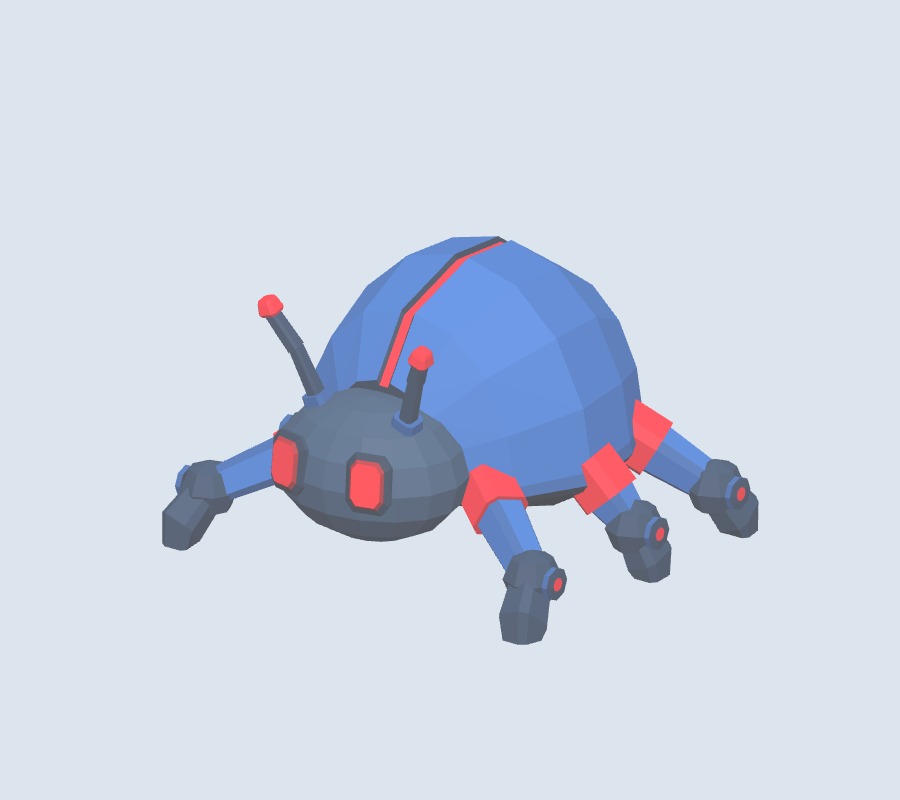
#> input picture blender/enemies/problem_bug/v01/validation/iso.png, 900 x 800 px
$ python -i compose_previews.py   (imports and definitions only)
#> lines starting #> are read from the running program, lines starting #| are printed output that depends on the picture; after the words box and inside, x2 and y2 are one past the last pixel; in counts of white or black regions, pixels touching at a corner belong together
"""Contact sheets of actual exported GLB evidence; no generated concept art."""
from PIL import Image, ImageChops, ImageDraw, ImageFont, ImageOps
from pathlib import Path
import json
HERE=Path(__file__).resolve().parent
ROOT=HERE.parents[2]
IDS=['linter_agent']
def font(size):return ImageFont.truetype('C:/Windows/Fonts/segoeuib.ttf',size)
def isolated(im):
    im=im.convert('RGB');bg=Image.new('RGB',im.size,im.getpixel((0,0)))
    diff=ImageChops.difference(im,bg).convert('L').point(lambda p:255 if p>12 else 0)
    return im.crop(diff.getbbox())
bg='#dce6ef'
board=Image.new('RGB',(1800,1280),bg);d=ImageDraw.Draw(board)
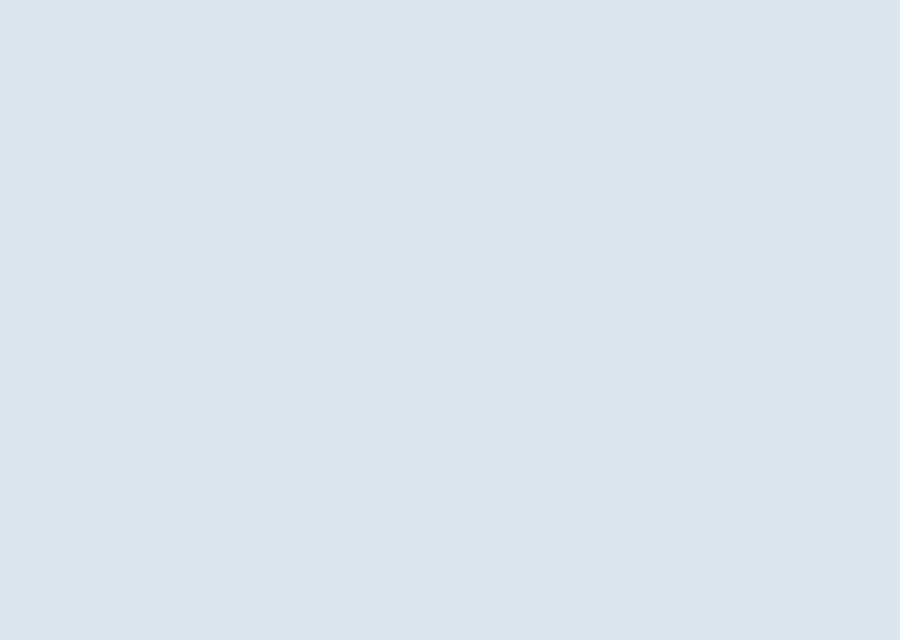
#> board: PIL image 1800x1280 RGB (shown at 1/2 size); mean R, G, B 220, 230, 239
# [22 lines not run here, left out]

>>> from PIL import Image
>>> picture = Image.open('../../../../../../blender/enemies/problem_bug/v01/validation/iso.png')
#> picture is the input picture: PIL image 900x800 RGB; mean R, G, B 204, 213.1, 226.8
>>> result = isolated(picture)
#> in isolated, `bg = Image.new('RGB', im.size, im.getpixel((0, 0)))`:
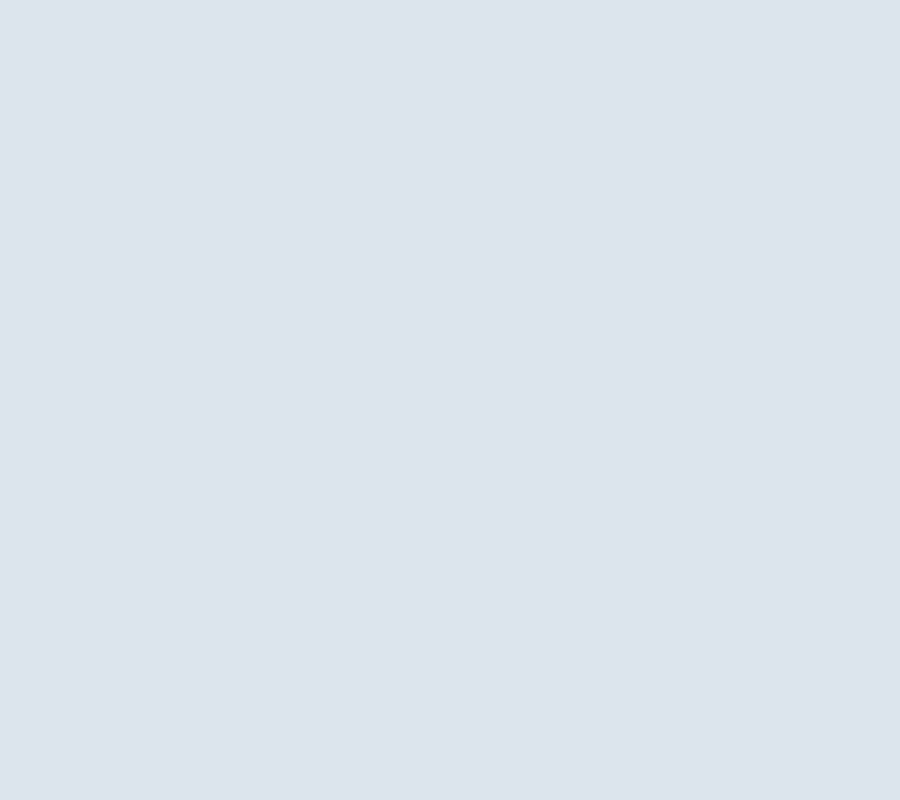
#> bg: PIL image 900x800 RGB; mean R, G, B 220, 229, 237
#> in isolated, `diff=ImageChops.difference(im,bg).convert('L').point(lambda p:255 if p..`:
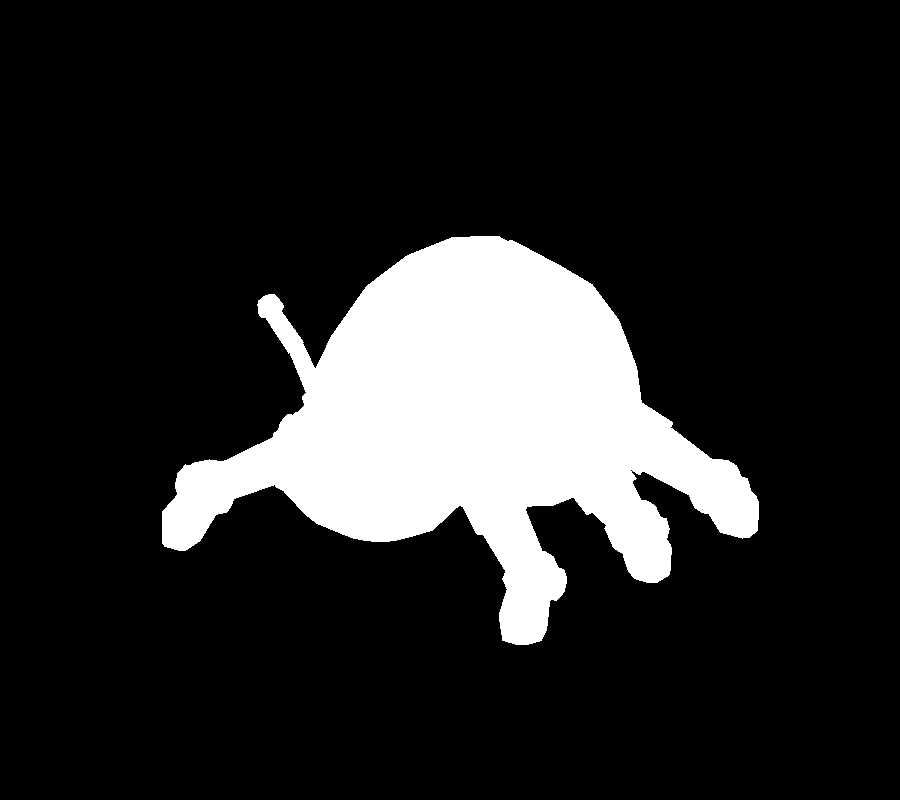
#> diff: PIL image 900x800 L; 15.3% white; 1 white region, box (x1, y1, x2, y2) and area: (162, 236, 759, 645) 110313
#> in isolated, `return im.crop(diff.getbbox())`:
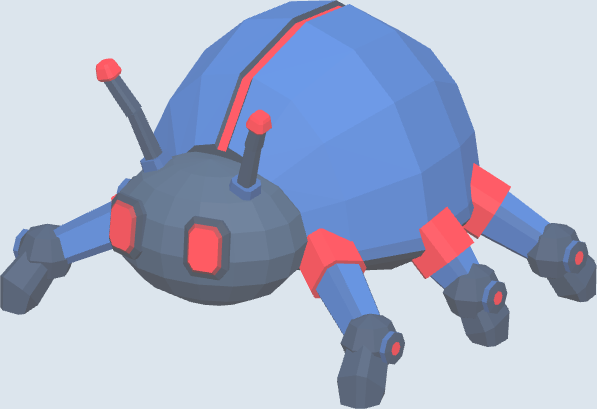
#> returned value: PIL image 597x409 RGB; mean R, G, B 172.7, 182.1, 206.8

$ run again, on blender/enemies/problem_bug/v01/validation/palette_before_hit.png
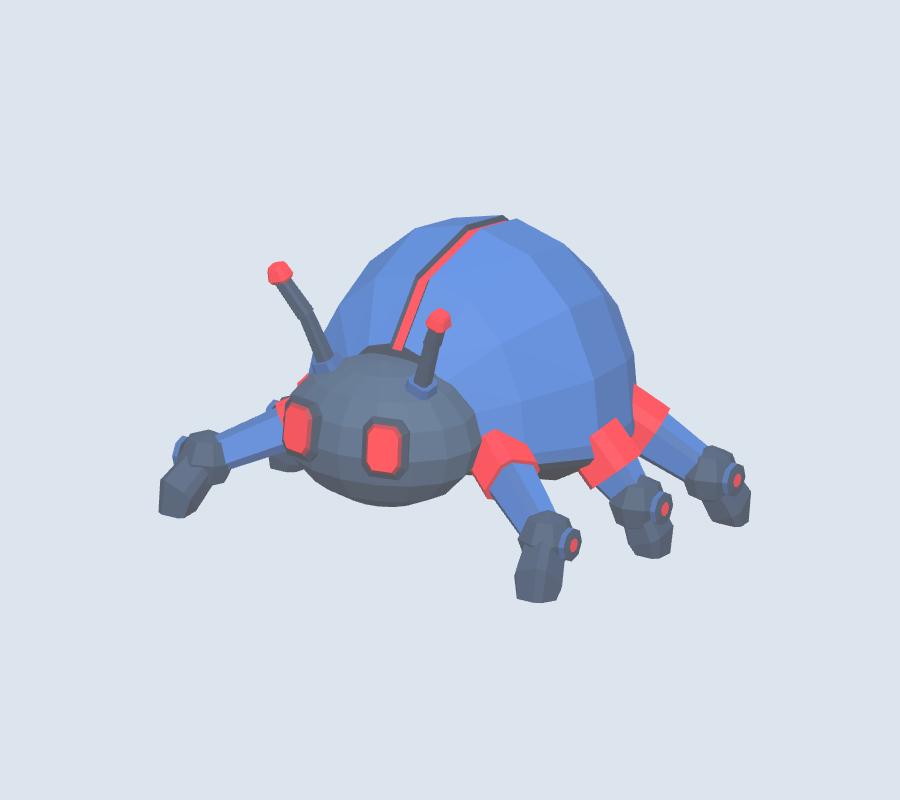
#> input picture blender/enemies/problem_bug/v01/validation/palette_before_hit.png, 900 x 800 px
#> picture is the input picture: PIL image 900x800 RGB; mean R, G, B 204.7, 213.6, 226.9
#> in isolated, `diff=ImageChops.difference(im,bg).convert('L').point(lambda p:255 if p..`:
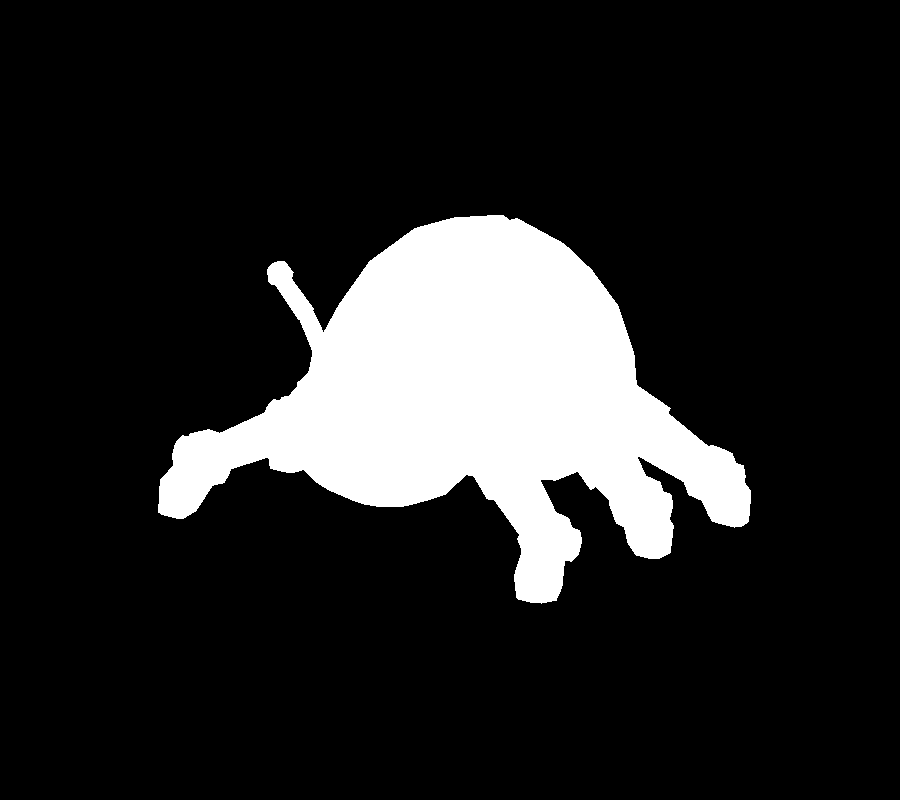
#> diff: PIL image 900x800 L; 14.7% white; 1 white region, box (x1, y1, x2, y2) and area: (158, 215, 751, 604) 106087
#> in isolated, `return im.crop(diff.getbbox())`:
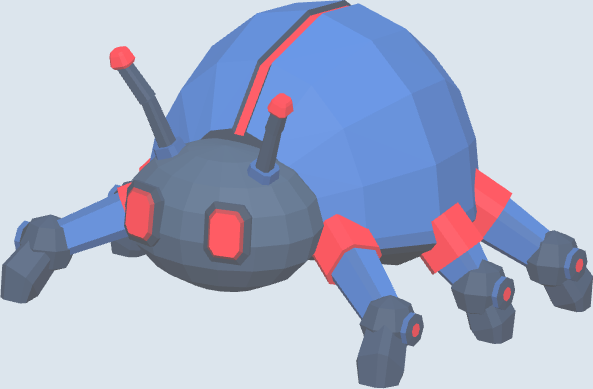
#> returned value: PIL image 593x389 RGB; mean R, G, B 172.1, 180.9, 205.4
